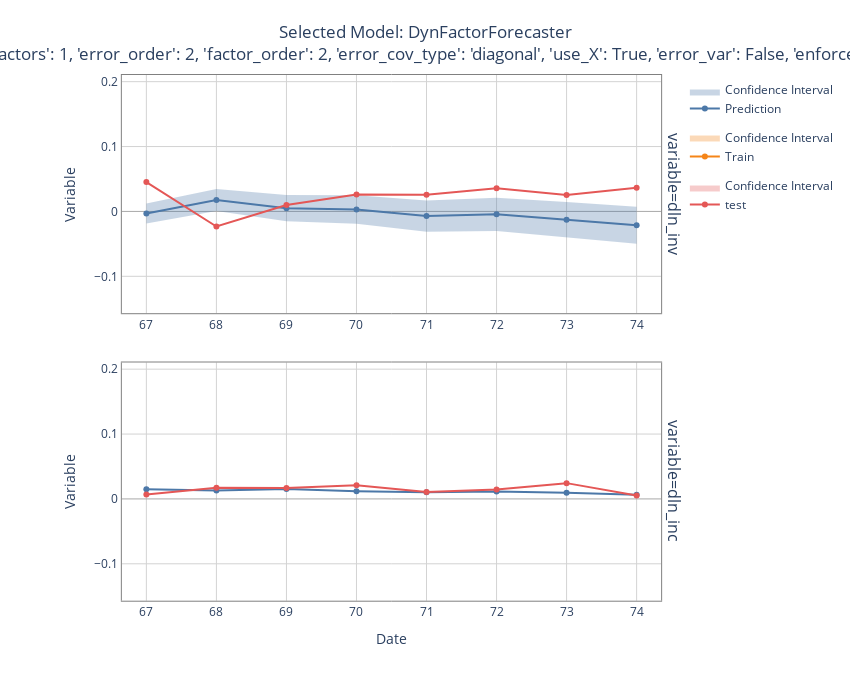

Notebook source saved alongside this figure:
### Markdown cell above
Finally, when given as input the forecasted variables, the `plot_forecast()` method displays an interactive plot of the predictions (for each target variable) and confidence intervals.

### Code cell
custom_pipeline.plot_forecast(y_forecast, additional_frames=dict(test=y_test_df))

### Figure 1 — Plotly figure (JSON) as saved in the notebook; plotly's stock layout.template omitted (floating-point values rounded to 4 significant figures; data arrays with more than 128 entries replaced by an {"elided": "..."} marker saying what was removed)
{"data": [{"fill": "toself", "fillcolor": "#4C78A8", "legendgroup": "Prediction", "line": {"color": "rgba(0,0,0,0)"}, "name": "Confidence Interval", "opacity": 0.3, "showlegend": true, "type": "scatter", "x": [67, 68, 69, 70, 71, 72, 73, 74, 74, 73, 72, 71, 70, 69, 68, 67], "xaxis": "x", "y": [0.01241, 0.0345, 0.02541, 0.02509, 0.01697, 0.02126, 0.01438, 0.007113, -0.04997, -0.04002, -0.03003, -0.03122, -0.01898, -0.01525, 0.0006554, -0.01865], "yaxis": "y"}, {"legendgroup": "Prediction", "line": {"color": "#4C78A8"}, "mode": "lines+markers", "name": "Prediction", "opacity": 1, "showlegend": true, "type": "scatter", "x": [67, 68, 69, 70, 71, 72, 73, 74], "xaxis": "x", "y": [-0.00312, 0.01758, 0.005082, 0.003058, -0.007126, -0.004387, -0.01282, -0.02143], "yaxis": "y"}, {"fill": "toself", "fillcolor": "#F58518", "legendgroup": "Train", "line": {"color": "rgba(0,0,0,0)"}, "name": "Confidence Interval", "opacity": 0.3, "showlegend": true, "type": "scatter", "x": {"elided": "134 null values"}, "xaxis": "x", "y": {"elided": "134 null values"}, "yaxis": "y"}, {"legendgroup": "Train", "line": {"color": "#F58518"}, "mode": "lines+markers", "name": "Train", "opacity": 1, "showlegend": true, "type": "scatter", "x": [null, null, null, null, null, null, null, null, null, null, null, null, null, null, null, null, null, null, null, null, null, null, null, null, null, null, null, null, null, null, null, null, null, null, null, null, null, null, null, null, null, null, null, null, null, null, null, null, null, null, null, null, null, null, null, null, null, null, null, null, null, null, null, null, null, null, null], "xaxis": "x", "y": [-0.005571, 0.03297, 0.03714, 0.09436, -0.04359, 0.02445, 0.03326, 0.07644, -0.008696, 0.0216, 0.01274, -0.1402, 0.1936, 0.03537, 0.01533, 0.003795, 0.05884, 0.007118, 0.03485, -0.02076, 0.05443, 0.006601, 0.00982, 0.03205, -0.009509, -0.02581, -0.006557, -0.04027, -0.05998, -0.007299, 0.09764, -0.07232, 0.03164, 0.04731, 0.06082, -0.02198, 0.07343, 0.07115, 0.01905, 0.01072, 0.1415, 0.04747, 0.01533, 0.03209, 0.04326, -0.00404, 0.008064, 0.0547, -0.0134, -0.005797, 0.02866, 0.07612, -0.03915, -0.02388, -0.01122, 0.04772, -0.06287, 0.001906, -0.01149, 0.0134, -0.03089, 0.01749, 0.03595, 0.02024, 0.03754, -0.01949, 0.04375], "yaxis": "y"}, {"fill": "toself", "fillcolor": "#E45756", "legendgroup": "test", "line": {"color": "rgba(0,0,0,0)"}, "name": "Confidence Interval", "opacity": 0.3, "showlegend": true, "type": "scatter", "x": [67, 68, 69, 70, 71, 72, 73, 74, 74, 73, 72, 71, 70, 69, 68, 67], "xaxis": "x", "y": [null, null, null, null, null, null, null, null, null, null, null, null, null, null, null, null], "yaxis": "y"}, {"legendgroup": "test", "line": {"color": "#E45756"}, "mode": "lines+markers", "name": "test", "opacity": 1, "showlegend": true, "type": "scatter", "x": [67, 68, 69, 70, 71, 72, 73, 74], "xaxis": "x", "y": [0.0452, -0.02318, 0.01, 0.02619, 0.02552, 0.03558, 0.02551, 0.03637], "yaxis": "y"}, {"fill": "toself", "fillcolor": "#4C78A8", "legendgroup": "Prediction", "line": {"color": "rgba(0,0,0,0)"}, "name": "Confidence Interval", "opacity": 0.3, "showlegend": false, "type": "scatter", "x": [67, 68, 69, 70, 71, 72, 73, 74, 74, 73, 72, 71, 70, 69, 68, 67], "xaxis": "x2", "y": [null, null, null, null, null, null, null, null, null, null, null, null, null, null, null, null], "yaxis": "y2"}, {"legendgroup": "Prediction", "line": {"color": "#4C78A8"}, "mode": "lines+markers", "name": "Prediction", "opacity": 1, "showlegend": false, "type": "scatter", "x": [67, 68, 69, 70, 71, 72, 73, 74], "xaxis": "x2", "y": [0.01476, 0.01317, 0.01526, 0.01191, 0.01048, 0.01161, 0.009531, 0.00644], "yaxis": "y2"}, {"fill": "toself", "fillcolor": "#F58518", "legendgroup": "Train", "line": {"color": "rgba(0,0,0,0)"}, "name": "Confidence Interval", "opacity": 0.3, "showlegend": false, "type": "scatter", "x": {"elided": "134 null values"}, "xaxis": "x2", "y": {"elided": "134 null values"}, "yaxis": "y2"}, {"legendgroup": "Train", "line": {"color": "#F58518"}, "mode": "lines+markers", "name": "Train", "opacity": 1, "showlegend": false, "type": "scatter", "x": [null, null, null, null, null, null, null, null, null, null, null, null, null, null, null, null, null, null, null, null, null, null, null, null, null, null, null, null, null, null, null, null, null, null, null, null, null, null, null, null, null, null, null, null, null, null, null, null, null, null, null, null, null, null, null, null, null, null, null, null, null, null, null, null, null, null, null], "xaxis": "x2", "y": [0.03057, 0.04211, 0.01636, 0.03194, 0.02138, 0.001921, 0.03582, 0.01471, 0.01808, 0.02827, 0.01556, 0.01363, 0.01345, 0.0182, 0.02749, 0.02364, 0.01699, 0.01066, 0.05023, 0.02138, 0.03465, 0.0229, 0.01585, 0.003924, 0.01683, 0.03655, -0.02888, 0.0114, 0.006278, 9.717e-10, 0.01614, 0.03032, 0.01894, 0.02661, 0.02369, 0.02749, 0.02886, 0.03112, 0.009151, 0.03677, 0.0364, 0.03784, 0.02416, 0.005291, 0.03542, 0.02763, 0.03649, 0.02671, 0.01843, 0.02406, 0.02856, 0.02214, 0.01403, 0.01794, 0.02098, 0.01529, 0.02669, 0.03533, 0.01782, 0.02881, 0.04002, -0.001707, 0.01358, 0.01505, 0.01319, 0.02268, 0.01273], "yaxis": "y2"}, {"fill": "toself", "fillcolor": "#E45756", "legendgroup": "test", "line": {"color": "rgba(0,0,0,0)"}, "name": "Confidence Interval", "opacity": 0.3, "showlegend": false, "type": "scatter", "x": [67, 68, 69, 70, 71, 72, 73, 74, 74, 73, 72, 71, 70, 69, 68, 67], "xaxis": "x2", "y": [null, null, null, null, null, null, null, null, null, null, null, null, null, null, null, null], "yaxis": "y2"}, {"legendgroup": "test", "line": {"color": "#E45756"}, "mode": "lines+markers", "name": "test", "opacity": 1, "showlegend": false, "type": "scatter", "x": [67, 68, 69, 70, 71, 72, 73, 74], "xaxis": "x2", "y": [0.00683, 0.01713, 0.01684, 0.02103, 0.01084, 0.0146, 0.02434, 0.005173], "yaxis": "y2"}], "layout": {"annotations": [{"font": {"size": 16}, "showarrow": false, "text": "variable=dln_inv", "textangle": 90, "x": 0.98, "xanchor": "left", "xref": "paper", "y": 0.7929, "yanchor": "middle", "yref": "paper"}, {"font": {"size": 16}, "showarrow": false, "text": "variable=dln_inc", "textangle": 90, "x": 0.98, "xanchor": "left", "xref": "paper", "y": 0.2929, "yanchor": "middle", "yref": "paper"}], "height": 700, "margin": {"b": 50, "t": 75}, "plot_bgcolor": "rgba(0,0,0,0)", "title": {"text": "Selected Model: DynFactorForecaster<br>Model params: {'k_factors': 1, 'error_order': 2, 'factor_order': 2, 'error_cov_type': 'diagonal', 'use_X': True, 'error_var': False, 'enforce_stationarity': True}", "x": 0.5}, "width": 850, "xaxis": {"anchor": "y", "categoryorder": "category ascending", "domain": [0.07059, 0.98], "gridcolor": "LightGrey", "linecolor": "Grey", "linewidth": 1, "matches": "x", "mirror": true, "range": [66.65, 74.35], "scaleanchor": "x", "showline": true, "showticklabels": true, "side": "bottom", "visible": true, "zeroline": true, "zerolinecolor": "DarkGrey", "zerolinewidth": 1}, "xaxis2": {"anchor": "y2", "categoryorder": "category ascending", "domain": [0.07059, 0.98], "gridcolor": "LightGrey", "linecolor": "Grey", "linewidth": 1, "matches": "x", "mirror": true, "range": [66.65, 74.35], "scaleanchor": "x", "showline": true, "showticklabels": true, "side": "bottom", "title": {"text": "Date"}, "visible": true, "zeroline": true, "zerolinecolor": "DarkGrey", "zerolinewidth": 1}, "yaxis": {"anchor": "x", "categoryorder": "category ascending", "domain": [0.5857, 1], "gridcolor": "LightGrey", "linecolor": "Grey", "linewidth": 1, "matches": "y", "mirror": true, "range": [-0.1569, 0.2103], "scaleanchor": "y", "showline": true, "showticklabels": true, "side": "left", "title": {"text": "Variable"}, "visible": true, "zeroline": true, "zerolinecolor": "DarkGrey", "zerolinewidth": 1}, "yaxis2": {"anchor": "x2", "categoryorder": "category ascending", "domain": [0.08571, 0.5], "gridcolor": "LightGrey", "linecolor": "Grey", "linewidth": 1, "matches": "y", "mirror": true, "range": [-0.1569, 0.2103], "scaleanchor": "y", "showline": true, "showticklabels": true, "side": "left", "title": {"text": "Variable"}, "visible": true, "zeroline": true, "zerolinecolor": "DarkGrey", "zerolinewidth": 1}}}
